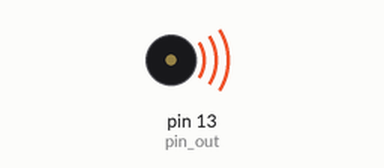
Recording of a sketch running on a simulated Arduino Uno, built with avr-gcc and run on an emulated ATmega328P. Shown: buzzer (waves = sounding).

Above: at 0.17 s.
Timing chart, 0 to 6.6 s (numbered marks = the images above):
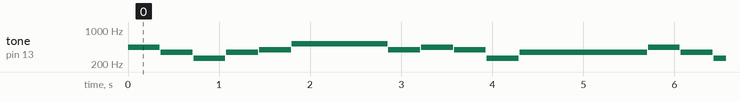

Measured:
- by itself, tone on pin 13 (pin_out): plays 442 Hz for 0.35 s, 351 Hz for 0.35 s, 263 Hz for 0.35 s, 351 Hz for 0.35 s, 394 Hz for 0.35 s, 526 Hz for 1.1 s … (253 notes in this stretch)

The sketch:

family.ino
```cpp
#define pin_out 13
#define mspb 700


void setup() {
  // put your setup code here, to run once:
  pinMode(13, OUTPUT);
}

void loop() {
  // put your main code here, to run repeatedly:
  tone(pin_out, 442, mspb / 2);
  delay(360);
  tone(pin_out, 351, mspb / 2);
  delay(360);
  tone(pin_out, 263, mspb / 2);
  delay(360);
  tone(pin_out, 351, mspb / 2);
  delay(360);
  tone(pin_out, 394, mspb / 2);
  delay(360);
  tone(pin_out, 526, mspb / 2 * 3);
  delay(1060);
  //小節の変わり目
  tone(pin_out, 394, mspb / 2);
  delay(360);
  tone(pin_out, 442, mspb / 2);
  delay(360);
  tone(pin_out, 394, mspb / 2);
  delay(360);
  tone(pin_out, 263, mspb / 2);
  delay(360);
  tone(pin_out, 351, mspb * 2);
  delay(1410);
  //終わり
}
```
